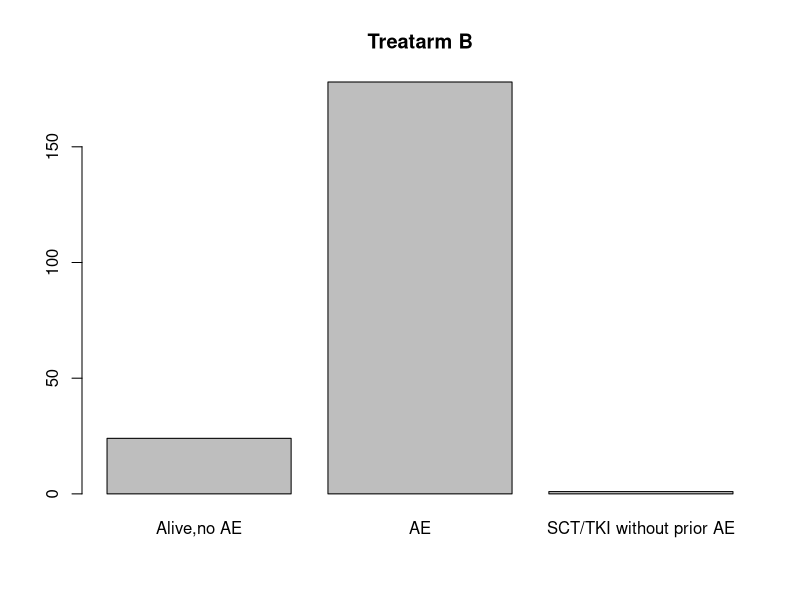

The R source for this figure:

counts <- c(24,178,1)

barplot(counts,main = "Treatarm B",names.arg = c("Alive,no AE","AE","SCT/TKI without prior AE"))


# P(N<30)
ppois(29, lambda = 50)

# P(N>=30)
1-ppois(29, lambda = 50)

# P(N=30)
dpois(30, lambda = 50)


# P(X≥10)=1−P(X≤9)
1-ppois(9, lambda = 3)

#test